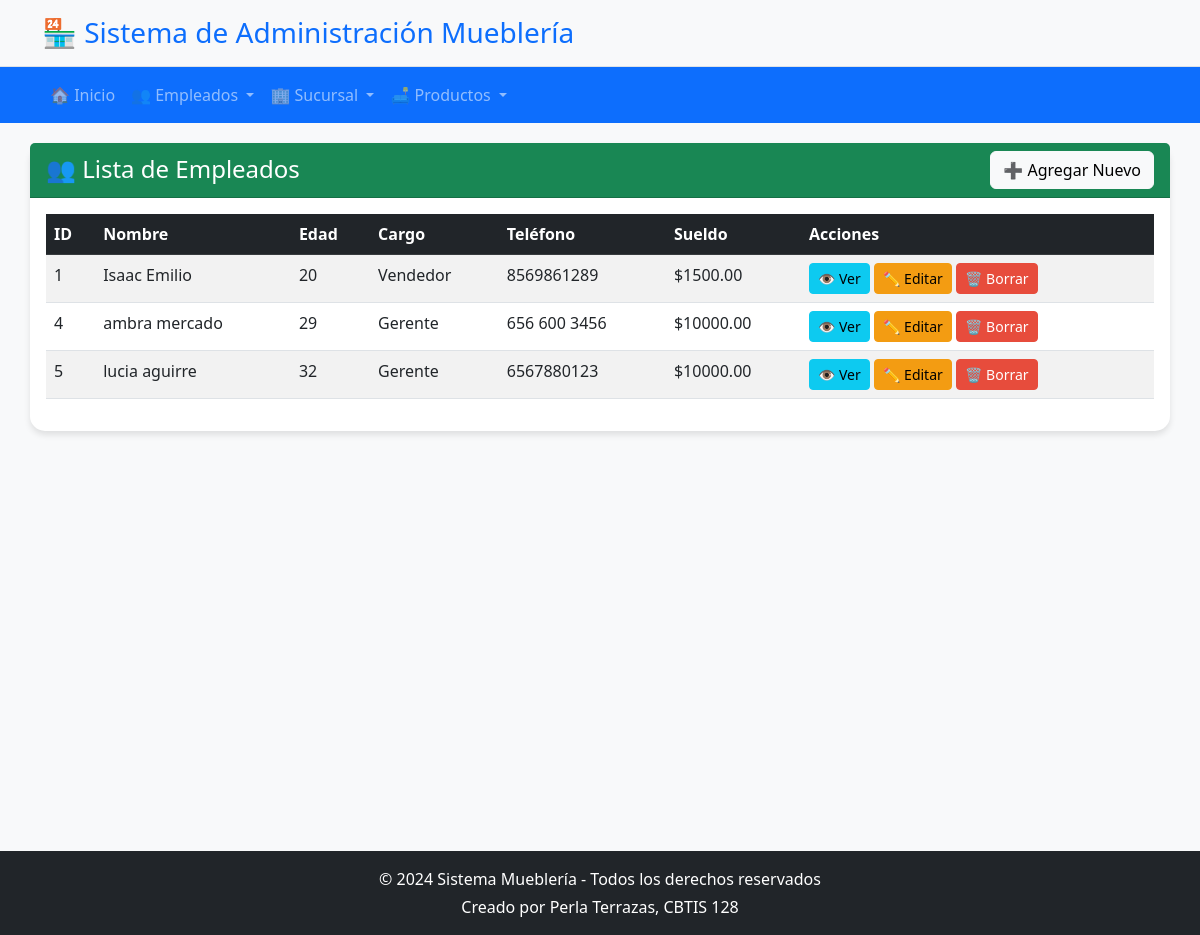
/empleados/, run on the app's committed database.
### app_muebleria/models.py (models this page shows, shortened)
class Empleado(models.Model):
    fecha_contratacion = models.DateField()
    id_empleado = models.AutoField(primary_key=True)
    nombre = models.CharField(max_length=100)
    edad = models.IntegerField()
    cargo = models.CharField(max_length=20, choices=CARGO_CHOICES)
    telefono = models.CharField(max_length=15)
    sueldo = models.DecimalField(max_digits=10, decimal_places=2)

### app_muebleria/views.py (the view)
# urls.py: path('empleados/', views.inicio_empleados, name='ver_empleados'),
def inicio_empleados(request):
    empleados = Empleado.objects.all()
    return render(request, 'empleado/ver_empleado.html', {'empleados': empleados})

### app_muebleria/templates/empleado/ver_empleado.html
{% extends 'base.html' %}
{% block content %}
<div class="card">
    <div class="card-header bg-success text-white d-flex justify-content-between align-items-center">
        <h4 class="mb-0">👥 Lista de Empleados</h4>
        <a href="{% url 'agregar_empleado' %}" class="btn btn-light">➕ Agregar Nuevo</a>
    </div>
    <div class="card-body">
        {% if empleados %}
        <div class="table-responsive">
            <table class="table table-striped table-hover">
                <thead class="table-dark">
                    <tr>
                        <th>ID</th>
                        <th>Nombre</th>
                        <th>Edad</th>
                        <th>Cargo</th>
                        <th>Teléfono</th>
                        <th>Sueldo</th>
                        <th>Acciones</th>
                    </tr>
                </thead>
                <tbody>
                    {% for empleado in empleados %}
                    <tr>
                        <td>{{ empleado.id_empleado }}</td>
                        <td>{{ empleado.nombre }}</td>
                        <td>{{ empleado.edad }}</td>
                        <td>{{ empleado.get_cargo_display }}</td>
                        <td>{{ empleado.telefono }}</td>
                        <td>${{ empleado.sueldo }}</td>
                        <td>
                            <a href="#" class="btn btn-info btn-sm">👁️ Ver</a>
                            <a href="{% url 'realizar_actualizacion' empleado.id_empleado %}" class="btn btn-warning btn-sm">✏️ Editar</a>
                            <a href="{% url 'borrar_empleado' empleado.id_empleado %}" class="btn btn-danger btn-sm">🗑️ Borrar</a>
                        </td>
                    </tr>
                    {% endfor %}
                </tbody>
            </table>
        </div>
        {% else %}
        <div class="alert alert-info text-center">
            <h5>No hay empleados registrados</h5>
            <p>Comienza agregando el primer empleado al sistema.</p>
            <a href="{% url 'agregar_empleado' %}" class="btn btn-primary">Agregar Primer Empleado</a>
        </div>
        {% endif %}
    </div>
</div>
{% endblock %}

### app_muebleria/templates/base.html (style rules this page uses)
body { background-color: #f8f9fa; font-family: 'Segoe UI', Tahoma, Geneva, Verdana, sans-serif; }
.card { border: none; border-radius: 15px; box-shadow: 0 4px 6px rgba(0,0,0,0.1); margin-bottom: 20px; }
.btn-warning { background-color: #f39c12; border-color: #f39c12; }
.btn-danger { background-color: #e74c3c; border-color: #e74c3c; }

### data on the page
Empleado: id_empleado "1", nombre "Isaac Emilio", edad "20", cargo "Vendedor", telefono "8569861289", sueldo "1500.00"
Empleado: id_empleado "4", nombre "ambra mercado", edad "29", cargo "Gerente", telefono "656 600 3456", sueldo "10000.00"
Empleado: id_empleado "5", nombre "lucia aguirre", edad "32", cargo "Gerente", telefono "6567880123", sueldo "10000.00"
